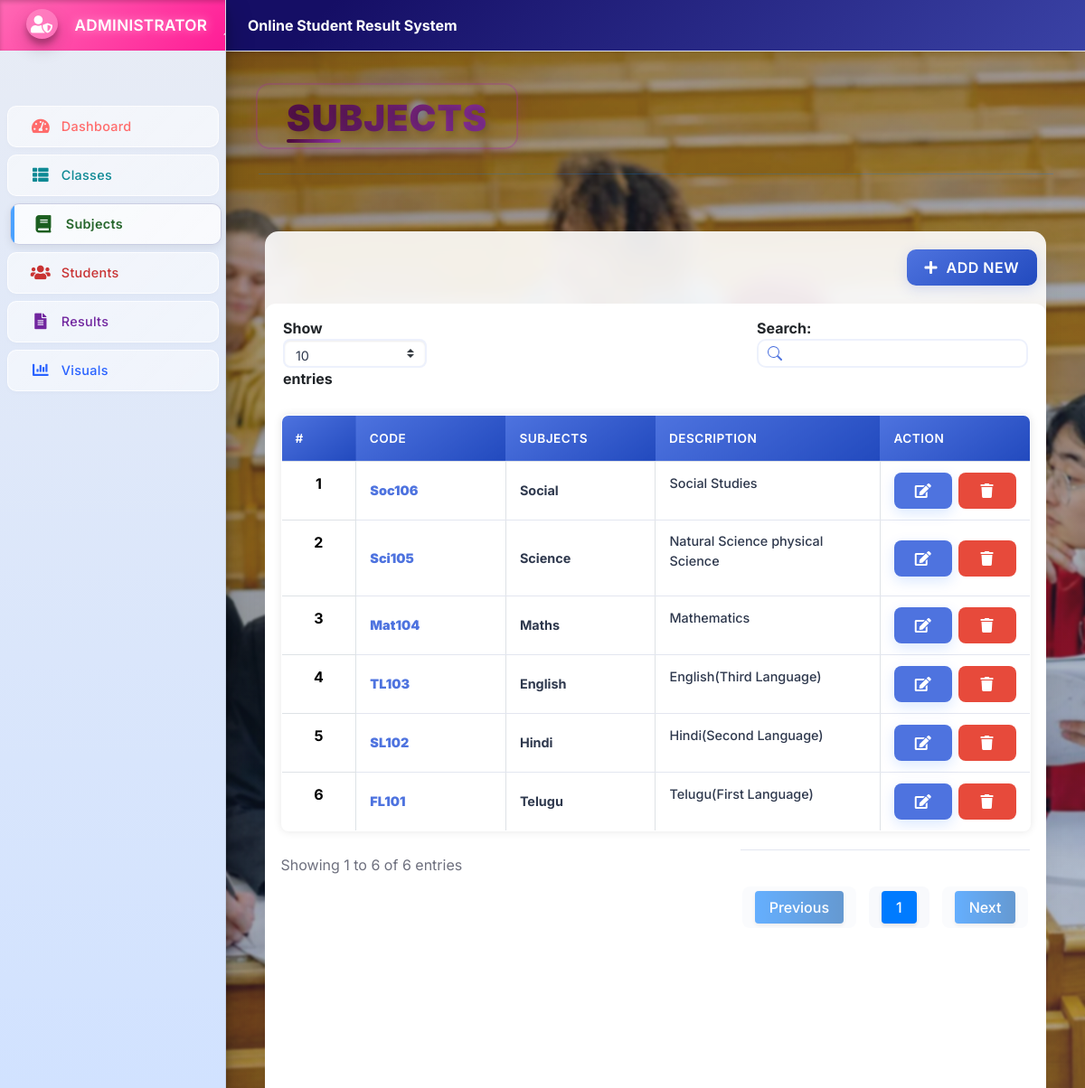
Page /index.php?page=subjects (signed in) on the committed database.
### tables this page shows
CREATE TABLE `subjects` (
  `id` int(30) NOT NULL,
  `subject_code` varchar(50) NOT NULL,
  `subject` varchar(200) NOT NULL,
  `description` text NOT NULL,
  `date_created` datetime NOT NULL DEFAULT current_timestamp(),
  `max_mark` int(11) DEFAULT 100
);

### subjects.php (the view, shortened to what this page needs)
<?php include'db_connect.php' ?>
<div class="col-lg-12">
	<div class="card card-outline card-primary" style="margin: 32px auto; max-width: 1200px; border-radius: 18px; box-shadow: 0 4px 24px rgba(44,62,80,0.08);">
		<div class="card-header">
			<div class="card-tools">
				<a class="btn btn-block btn-sm btn-default btn-flat border-primary new_subject" href="javascript:void(0)"><i class="fa fa-plus"></i> Add New</a>
			</div>
		</div>
		<div class="card-body" style="background: #fff; border-radius: 12px; width: 100%; overflow-x: auto;">
			<table class="table tabe-hover table-bordered" id="list">
				<colgroup>
					<col width="10%">
					<col width="20%">
					<col width="20%">
					<col width="30%">
					<col width="20%">
				</colgroup>
				<thead>
					<tr>
						<th class="text-center">#</th>
						<th>Code</th>
						<th>Subjects</th>
						<th>Description</th>
						<th>Action</th>
					</tr>
				</thead>
				<tbody>
					<?php
					$i = 1;
					$qry = $conn->query("SELECT * FROM subjects order by unix_timestamp(date_created) desc ");
					while($row= $qry->fetch_assoc()):
					?>
					<tr>
						<th class="text-center"><?php echo $i++ ?></th>
						<td><b><?php echo ucwords($row['subject_code']) ?></b></td>
						<td><b><?php echo ucwords($row['subject']) ?></b></td>
						<td><p class=""><?php echo $row['description'] ?></p></td>
						<td class="text-center">
		                    <div class="btn-group">
		                        <a href="javascript:void(0)" data-id='<?php echo $row['id'] ?>' class="btn btn-primary btn-flat manage_subject">
		                          <i class="fas fa-edit"></i>
		                        </a>
		                        <button type="button" class="btn btn-danger btn-flat delete_subject" data-id="<?php echo $row['id'] ?>">
		                          <i class="fas fa-trash"></i>
		                        </button>
	                      </div>
						</td>
					</tr>
				<?php endwhile; ?>
				</tbody>
			</table>
		</div>
	</div>
</div>

### rows in the picture
subjects: subject_code "Soc106", subject "Social", description "Social Studies"
subjects: subject_code "Sci105", subject "Science", description "Natural Science physical Science"
subjects: subject_code "Mat104", subject "Maths", description "Mathematics"
subjects: subject_code "TL103", subject "English", description "English(Third Language)"
subjects: subject_code "SL102", subject "Hindi", description "Hindi(Second Language)"
subjects: subject_code "FL101", subject "Telugu", description "Telugu(First Language)"

### other values in the picture
$_SESSION['system']['name'] "Online Student Result System"
$title "SUBJECTS"
